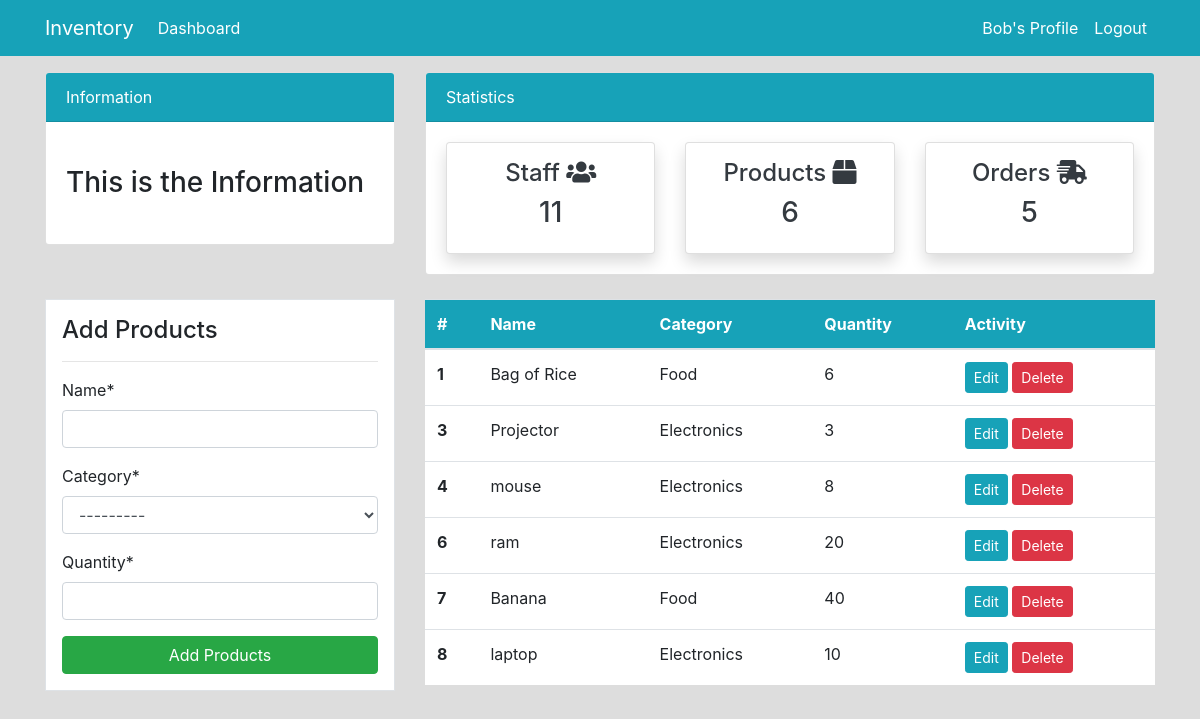
Page /product/ (signed in) on the committed database.
### dashboard/models.py (models this page shows, shortened)
class Product(models.Model):
       name=models.CharField(max_length=100,null=True)
       category=models.CharField(max_length=20,choices=CATEGORY, null=True)
       quantity=models.PositiveIntegerField(null=True)
       class Meta:
              verbose_name_plural='Product'

### dashboard/views.py (the view)
# urls.py: path('product/',views.product, name="dashboard-product"),
@login_required
def product(request):
       items=Product.objects.all()  #ORM Method
       workers_count=User.objects.all().count()
       item_count=Product.objects.all().count()
       order_count=Order.objects.all().count()
       if request.method=='POST':
              add_product=ProductForm(request.POST)
              if add_product.is_valid():
                     add_product.save()
                     product_name=add_product.cleaned_data.get('name')
                     messages.success(request, f'{product_name} has been added')
                     return redirect('dashboard-product')
       else:
              add_product=ProductForm()
       context={
              'items':items,
              'add_product':add_product,
              'item_count':item_count,
              'workers_count':workers_count,
              'order_count':order_count
       }
       return render(request,"dashboard/product.html",context )

### dashboard/forms.py
class ProductForm(forms.ModelForm):
       class Meta:
              model=Product
              fields=['name','category','quantity']

### templates/dashboard/product.html (shortened to what this page needs)
{% extends 'partials/base.html' %}
{% load crispy_forms_tags %}
{% block content %}
{% include 'partials/topnav.html' %}
<div class="container">
       <div class="row my-4">
         <div class="col-md-4">
             <div class="border bg-white p-3">
                 <h4 class="">Add Products</h4>
                 <hr>
                 <form class="bg-white" method='POST'>
                  {{ add_product|crispy }}
                  <input class="btn btn-success btn-block" type="submit" value="Add Products">
                 </form>
             </div>
         </div>
       <div class="col-md-8">
   <table class="table bg-white">
     <thead class="bg-info">
       <tr class="text-white">
         <th scope="col">#</th>
         <th scope="col">Name</th>
         <th scope="col">Category</th>
         <th scope="col">Quantity</th>
         <th scope="col">Activity</th>
       </tr>
     </thead>
     <tbody>
       {% for item in items %}
       <tr>
         <th scope="row">{{ item.id }}</th>
         <td>{{ item.name }}</td>
         <td>{{ item.category }}</td>
         <td>{{ item.quantity }}</td>
         <td>
             <a class="btn btn-info btn-sm" href="{% url 'dashboard-product-edit' item.id %}">Edit</a>
             <a class="btn btn-danger btn-sm" href="{% url 'dashboard-product-delete' item.id %}">Delete</a>
         </td>
       </tr>
       {% endfor %}
     </tbody>
   </table></div></div></div>
{% endblock %}

### templates/partials/base.html (shortened to what this page needs)
{% load static %}
<!doctype html>
<html lang="en">
  <head>
    <link rel="stylesheet" href="https://cdn.jsdelivr.net/npm/bootstrap@4.6.1/dist/css/bootstrap.min.css">
       <link rel="stylesheet" href="https://use.fontawesome.com/releases/v5.15.4/css/all.css">
       <link rel="stylesheet" href="{% static 'style.css' %}">
  </head>
  <body>
       {% include 'partials/nav.html' %}
       {% block content %}
       {% endblock %}
  </body>
</html>

### templates/partials/nav.html (shortened to what this page needs)
<nav class="navbar navbar-expand-lg navbar-info bg-info">
    {% if user.is_authenticated %}
       <div class="container">
           <a class="navbar-brand text-white" href="{% url 'dashboard-index' %}">Inventory</a>
           <div class="collapse navbar-collapse" id="navbarSupportedContent">
               <ul class="navbar-nav mr-auto">
                   <li class="nav-item active">
                       <a class="nav-link text-white" href="{% url 'dashboard-index' %}">Dashboard </a>
                   </li>
               </ul>
               <ul class="navbar-nav ml-auto">
                   <li class="nav-item active">
                       <a class="nav-link text-white" href="{% url 'user-profile' %}">{{user.username}}'s Profile </a>
                   </li>
                   <li class="nav-item">
                       <a class="nav-link text-white" href="{% url 'user-logout' %}">Logout</a>
                   </li>
               </ul>
       {% endif %}
   </nav>

### templates/partials/topnav.html
 <div class="container">
       <div class="row my-3">
           <div class="col-md-4">
               <div class="card">
                   <div class="card-header bg-info text-white">
                       Information
                   </div>
                   <div class="card-body">
                       <marquee behavior="" direction="">
                           <h3 class="my-4">This is the Information</h3>
                       </marquee>
                   </div>
               </div>
           </div>
           <div class="col-md-8">
               <div class="card">
                   <div class="card-header bg-info text-white">
                       Statistics
                   </div>
                   <div class="card-body">
                       <div class="row">
                           <div class="col-md-4">
                               <a class="text-decoration-none text-dark" href="{% url 'dashboard-staff' %}">
                                   <div class="card my-card shadow text-center p-3">
                                       <h4>Staff <i class="fas fa-users"></i></h4>
                                       <h3>{{workers_count}}</h3>
                                   </div>
                               </a>
                           </div>
                           <div class="col-md-4">
                               <a class="text-decoration-none text-dark" href="{% url 'dashboard-product' %}">
                                   <div class="card my-card shadow text-center p-3">
                                       <h4>Products <i class="fas fa-box"></i></h4>
                                       <h3>{{item_count}}</h3>
                                   </div>
                               </a>
                           </div>
                           <div class="col-md-4">
                               <a class="text-decoration-none text-dark" href="{% url 'dashboard-order' %}">
                                   <div class="card my-card shadow text-center p-3">
                                       <h4>Orders <i class="fas fa-shipping-fast"></i></h4>
                                       <h3>{{order_count}}</h3>
                                   </div>
                               </a>
                           </div>
                       </div>
                   </div>
               </div>
           </div>
       </div>
   </div>

### static/style.css (style rules this page uses)
body { background: rgb(221, 221, 221); }

### rows in the picture
Product: id "1", name "Bag of Rice", category "Food", quantity "6"
Product: id "3", name "Projector", category "Electronics", quantity "3"
Product: id "4", name "mouse", category "Electronics", quantity "8"
Product: id "6", name "ram", category "Electronics", quantity "20"
Product: id "7", name "Banana", category "Food", quantity "40"
Product: id "8", name "laptop", category "Electronics", quantity "10"

### other values in the picture
{{ user.username }} "Bob"
{{ workers_count }} "11"
{{ item_count }} "6"
{{ order_count }} "5"
